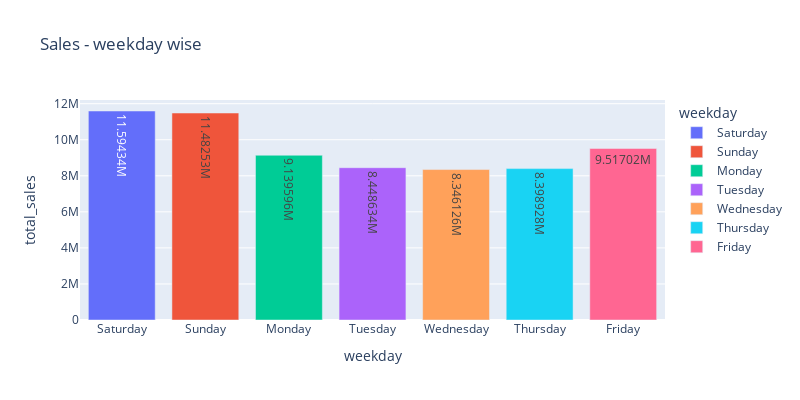

Notebook source saved alongside this figure:
### Code cell
fig= px.bar(sales, x="weekday", y="total_sales", color="weekday", title="Sales - weekday wise", text_auto=True)
fig.update_layout(width=800, height=400)
fig.show()

### Figure 1 — Plotly figure (JSON) as saved in the notebook; plotly's stock layout.template omitted (floating-point values rounded to 4 significant figures)
{"data": [{"alignmentgroup": "True", "hovertemplate": "weekday=%{x}<br>total_sales=%{y}<extra></extra>", "legendgroup": "Saturday", "marker": {"color": "#636efa", "pattern": {"shape": ""}}, "name": "Saturday", "offsetgroup": "Saturday", "orientation": "v", "showlegend": true, "textposition": "auto", "texttemplate": "%{y}", "type": "bar", "x": ["Saturday"], "xaxis": "x", "y": [11594343], "yaxis": "y"}, {"alignmentgroup": "True", "hovertemplate": "weekday=%{x}<br>total_sales=%{y}<extra></extra>", "legendgroup": "Sunday", "marker": {"color": "#EF553B", "pattern": {"shape": ""}}, "name": "Sunday", "offsetgroup": "Sunday", "orientation": "v", "showlegend": true, "textposition": "auto", "texttemplate": "%{y}", "type": "bar", "x": ["Sunday"], "xaxis": "x", "y": [11482526], "yaxis": "y"}, {"alignmentgroup": "True", "hovertemplate": "weekday=%{x}<br>total_sales=%{y}<extra></extra>", "legendgroup": "Monday", "marker": {"color": "#00cc96", "pattern": {"shape": ""}}, "name": "Monday", "offsetgroup": "Monday", "orientation": "v", "showlegend": true, "textposition": "auto", "texttemplate": "%{y}", "type": "bar", "x": ["Monday"], "xaxis": "x", "y": [9139596], "yaxis": "y"}, {"alignmentgroup": "True", "hovertemplate": "weekday=%{x}<br>total_sales=%{y}<extra></extra>", "legendgroup": "Tuesday", "marker": {"color": "#ab63fa", "pattern": {"shape": ""}}, "name": "Tuesday", "offsetgroup": "Tuesday", "orientation": "v", "showlegend": true, "textposition": "auto", "texttemplate": "%{y}", "type": "bar", "x": ["Tuesday"], "xaxis": "x", "y": [8448634], "yaxis": "y"}, {"alignmentgroup": "True", "hovertemplate": "weekday=%{x}<br>total_sales=%{y}<extra></extra>", "legendgroup": "Wednesday", "marker": {"color": "#FFA15A", "pattern": {"shape": ""}}, "name": "Wednesday", "offsetgroup": "Wednesday", "orientation": "v", "showlegend": true, "textposition": "auto", "texttemplate": "%{y}", "type": "bar", "x": ["Wednesday"], "xaxis": "x", "y": [8346126], "yaxis": "y"}, {"alignmentgroup": "True", "hovertemplate": "weekday=%{x}<br>total_sales=%{y}<extra></extra>", "legendgroup": "Thursday", "marker": {"color": "#19d3f3", "pattern": {"shape": ""}}, "name": "Thursday", "offsetgroup": "Thursday", "orientation": "v", "showlegend": true, "textposition": "auto", "texttemplate": "%{y}", "type": "bar", "x": ["Thursday"], "xaxis": "x", "y": [8398928], "yaxis": "y"}, {"alignmentgroup": "True", "hovertemplate": "weekday=%{x}<br>total_sales=%{y}<extra></extra>", "legendgroup": "Friday", "marker": {"color": "#FF6692", "pattern": {"shape": ""}}, "name": "Friday", "offsetgroup": "Friday", "orientation": "v", "showlegend": true, "textposition": "auto", "texttemplate": "%{y}", "type": "bar", "x": ["Friday"], "xaxis": "x", "y": [9517020], "yaxis": "y"}], "layout": {"barmode": "relative", "height": 400, "legend": {"title": {"text": "weekday"}, "tracegroupgap": 0}, "title": {"text": "Sales - weekday wise"}, "width": 800, "xaxis": {"anchor": "y", "categoryarray": ["Saturday", "Sunday", "Monday", "Tuesday", "Wednesday", "Thursday", "Friday"], "categoryorder": "array", "domain": [0, 1], "title": {"text": "weekday"}}, "yaxis": {"anchor": "x", "domain": [0, 1], "title": {"text": "total_sales"}}}}
